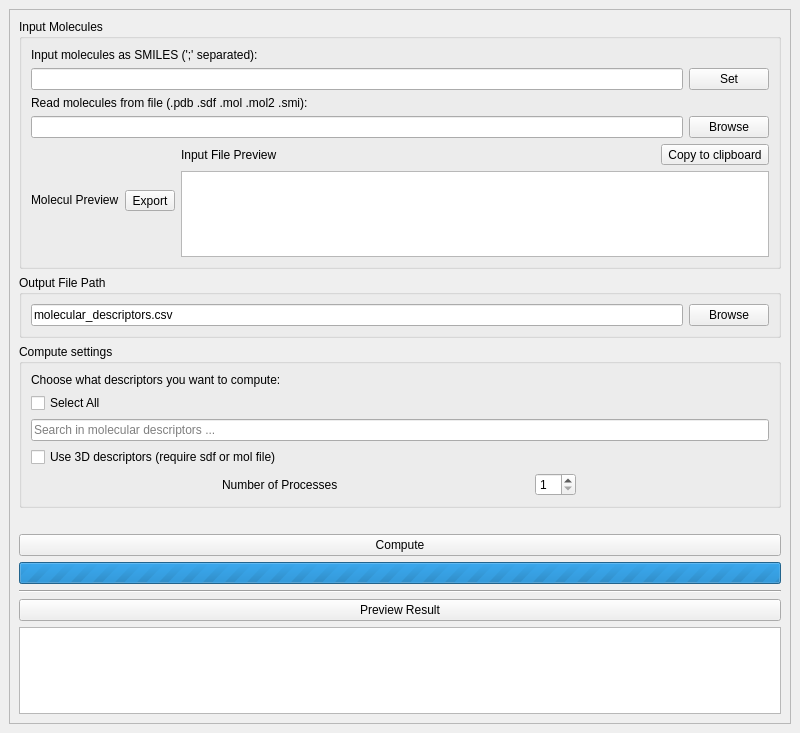
<?xml version="1.0" encoding="UTF-8"?>
<ui version="4.0">
 <class>MainWindow</class>
 <widget class="QMainWindow" name="MainWindow">
  <property name="geometry">
   <rect>
    <x>0</x>
    <y>0</y>
    <width>800</width>
    <height>733</height>
   </rect>
  </property>
  <property name="windowTitle">
   <string>Molecular Descriptors</string>
  </property>
  <widget class="QWidget" name="centralwidget">
   <layout class="QGridLayout" name="gridLayout_2">
    <item row="0" column="0">
     <widget class="QScrollArea" name="scrollArea">
      <property name="sizePolicy">
       <sizepolicy hsizetype="Expanding" vsizetype="Expanding">
        <horstretch>0</horstretch>
        <verstretch>0</verstretch>
       </sizepolicy>
      </property>
      <property name="minimumSize">
       <size>
        <width>0</width>
        <height>0</height>
       </size>
      </property>
      <property name="widgetResizable">
       <bool>true</bool>
      </property>
      <widget class="QWidget" name="scrollAreaWidgetContents">
       <property name="geometry">
        <rect>
         <x>0</x>
         <y>0</y>
         <width>774</width>
         <height>707</height>
        </rect>
       </property>
       <property name="sizePolicy">
        <sizepolicy hsizetype="Expanding" vsizetype="Expanding">
         <horstretch>0</horstretch>
         <verstretch>0</verstretch>
        </sizepolicy>
       </property>
       <layout class="QVBoxLayout" name="verticalLayout">
        <item>
         <widget class="QGroupBox" name="input_group">
          <property name="title">
           <string>Input Molecules</string>
          </property>
          <layout class="QVBoxLayout" name="verticalLayout_3">
           <item>
            <layout class="QVBoxLayout" name="verticalLayout_7">
             <item>
              <widget class="QLabel" name="label_4">
               <property name="text">
                <string>Input molecules as SMILES (';' separated):</string>
               </property>
              </widget>
             </item>
             <item>
              <layout class="QHBoxLayout" name="horizontalLayout_6">
               <item>
                <widget class="QLineEdit" name="input_smiles_molecule_text"/>
               </item>
               <item>
                <widget class="QPushButton" name="input_smiles_molecule_button">
                 <property name="text">
                  <string>Set</string>
                 </property>
                </widget>
               </item>
              </layout>
             </item>
            </layout>
           </item>
           <item>
            <layout class="QVBoxLayout" name="verticalLayout_5">
             <item>
              <widget class="QLabel" name="label_3">
               <property name="text">
                <string>Read molecules from file (.pdb .sdf .mol .mol2 .smi):</string>
               </property>
              </widget>
             </item>
             <item>
              <layout class="QHBoxLayout" name="horizontalLayout_2">
               <item>
                <widget class="QLineEdit" name="input_path">
                 <property name="acceptDrops">
                  <bool>true</bool>
                 </property>
                </widget>
               </item>
               <item>
                <widget class="QPushButton" name="input_button">
                 <property name="cursor">
                  <cursorShape>PointingHandCursor</cursorShape>
                 </property>
                 <property name="text">
                  <string>Browse</string>
                 </property>
                </widget>
               </item>
              </layout>
             </item>
            </layout>
           </item>
           <item>
            <layout class="QHBoxLayout" name="horizontalLayout_3">
             <property name="sizeConstraint">
              <enum>QLayout::SetNoConstraint</enum>
             </property>
             <item>
              <layout class="QVBoxLayout" name="input_file_molecule_preview_group">
               <item>
                <layout class="QHBoxLayout" name="horizontalLayout_4" stretch="0,0">
                 <property name="sizeConstraint">
                  <enum>QLayout::SetMinimumSize</enum>
                 </property>
                 <item>
                  <widget class="QLabel" name="label_2">
                   <property name="sizePolicy">
                    <sizepolicy hsizetype="Preferred" vsizetype="Fixed">
                     <horstretch>0</horstretch>
                     <verstretch>0</verstretch>
                    </sizepolicy>
                   </property>
                   <property name="text">
                    <string>Molecul Preview</string>
                   </property>
                  </widget>
                 </item>
                 <item>
                  <widget class="QToolButton" name="input_file_molecule_preview_export">
                   <property name="cursor">
                    <cursorShape>PointingHandCursor</cursorShape>
                   </property>
                   <property name="text">
                    <string>Export</string>
                   </property>
                   <property name="checkable">
                    <bool>false</bool>
                   </property>
                   <property name="checked">
                    <bool>false</bool>
                   </property>
                   <property name="toolButtonStyle">
                    <enum>Qt::ToolButtonTextOnly</enum>
                   </property>
                   <property name="autoRaise">
                    <bool>false</bool>
                   </property>
                  </widget>
                 </item>
                </layout>
               </item>
               <item>
                <layout class="QVBoxLayout" name="input_file_molecule_preview">
                 <property name="sizeConstraint">
                  <enum>QLayout::SetDefaultConstraint</enum>
                 </property>
                </layout>
               </item>
              </layout>
             </item>
             <item>
              <layout class="QVBoxLayout" name="input_file_preview">
               <item>
                <layout class="QHBoxLayout" name="horizontalLayout_5">
                 <item>
                  <widget class="QLabel" name="preview_label">
                   <property name="text">
                    <string>Input File Preview</string>
                   </property>
                  </widget>
                 </item>
                 <item>
                  <widget class="QToolButton" name="input_file_preview_copy">
                   <property name="cursor">
                    <cursorShape>PointingHandCursor</cursorShape>
                   </property>
                   <property name="text">
                    <string>Copy to clipboard</string>
                   </property>
                  </widget>
                 </item>
                </layout>
               </item>
               <item>
                <widget class="QTextEdit" name="input_file_preview_text">
                 <property name="readOnly">
                  <bool>true</bool>
                 </property>
                </widget>
               </item>
              </layout>
             </item>
            </layout>
           </item>
          </layout>
         </widget>
        </item>
        <item>
         <widget class="QGroupBox" name="output_group">
          <property name="title">
           <string>Output File Path</string>
          </property>
          <layout class="QGridLayout" name="output_layout">
           <item row="0" column="1">
            <widget class="QPushButton" name="output_button">
             <property name="cursor">
              <cursorShape>PointingHandCursor</cursorShape>
             </property>
             <property name="text">
              <string>Browse</string>
             </property>
            </widget>
           </item>
           <item row="0" column="0">
            <widget class="QLineEdit" name="output_path">
             <property name="text">
              <string>molecular_descriptors.csv</string>
             </property>
            </widget>
           </item>
          </layout>
         </widget>
        </item>
        <item>
         <widget class="QGroupBox" name="compute_settings_2">
          <property name="title">
           <string>Compute settings</string>
          </property>
          <layout class="QGridLayout" name="compute_settings">
           <item row="0" column="0">
            <layout class="QVBoxLayout" name="verticalLayout_2">
             <item>
              <widget class="QLabel" name="label">
               <property name="text">
                <string>Choose what descriptors you want to compute:</string>
               </property>
              </widget>
             </item>
             <item>
              <widget class="QCheckBox" name="compute_settings_descriptor_select_all">
               <property name="text">
                <string>Select All</string>
               </property>
              </widget>
             </item>
             <item>
              <widget class="QLineEdit" name="compute_settings_descriptor_search">
               <property name="placeholderText">
                <string>Search in molecular descriptors ...</string>
               </property>
               <property name="clearButtonEnabled">
                <bool>true</bool>
               </property>
              </widget>
             </item>
             <item>
              <layout class="QVBoxLayout" name="compute_settings_descriptor_check_box"/>
             </item>
            </layout>
           </item>
           <item row="4" column="0">
            <layout class="QHBoxLayout" name="horizontalLayout" stretch="0,0">
             <item>
              <widget class="QLabel" name="processes_label">
               <property name="sizePolicy">
                <sizepolicy hsizetype="Fixed" vsizetype="Preferred">
                 <horstretch>0</horstretch>
                 <verstretch>0</verstretch>
                </sizepolicy>
               </property>
               <property name="text">
                <string>Number of Processes</string>
               </property>
              </widget>
             </item>
             <item>
              <widget class="QSpinBox" name="processes_input">
               <property name="sizePolicy">
                <sizepolicy hsizetype="Fixed" vsizetype="Fixed">
                 <horstretch>0</horstretch>
                 <verstretch>0</verstretch>
                </sizepolicy>
               </property>
               <property name="autoFillBackground">
                <bool>false</bool>
               </property>
               <property name="frame">
                <bool>true</bool>
               </property>
               <property name="minimum">
                <number>1</number>
               </property>
               <property name="maximum">
                <number>99</number>
               </property>
               <property name="value">
                <number>1</number>
               </property>
              </widget>
             </item>
            </layout>
           </item>
           <item row="3" column="0">
            <widget class="QCheckBox" name="checkbox">
             <property name="cursor">
              <cursorShape>PointingHandCursor</cursorShape>
             </property>
             <property name="text">
              <string>Use 3D descriptors (require sdf or mol file)</string>
             </property>
            </widget>
           </item>
          </layout>
         </widget>
        </item>
        <item>
         <layout class="QVBoxLayout" name="compute_group">
          <item>
           <widget class="QLabel" name="feedback_label"/>
          </item>
          <item>
           <widget class="QPushButton" name="compute_button">
            <property name="enabled">
             <bool>true</bool>
            </property>
            <property name="cursor">
             <cursorShape>PointingHandCursor</cursorShape>
            </property>
            <property name="text">
             <string>Compute</string>
            </property>
           </widget>
          </item>
          <item>
           <widget class="QProgressBar" name="progress_bar">
            <property name="visible">
             <bool>false</bool>
            </property>
            <property name="maximum">
             <number>0</number>
            </property>
            <property name="value">
             <number>0</number>
            </property>
            <property name="textVisible">
             <bool>false</bool>
            </property>
           </widget>
          </item>
         </layout>
        </item>
        <item>
         <widget class="Line" name="line">
          <property name="sizePolicy">
           <sizepolicy hsizetype="Preferred" vsizetype="Fixed">
            <horstretch>0</horstretch>
            <verstretch>0</verstretch>
           </sizepolicy>
          </property>
          <property name="minimumSize">
           <size>
            <width>0</width>
            <height>0</height>
           </size>
          </property>
          <property name="orientation">
           <enum>Qt::Horizontal</enum>
          </property>
         </widget>
        </item>
        <item>
         <layout class="QGridLayout" name="preview_output">
          <item row="1" column="0">
           <widget class="QPlainTextEdit" name="result_preview">
            <property name="visible">
             <bool>false</bool>
            </property>
            <property name="readOnly">
             <bool>true</bool>
            </property>
           </widget>
          </item>
          <item row="0" column="0">
           <widget class="QPushButton" name="preview_button">
            <property name="cursor">
             <cursorShape>PointingHandCursor</cursorShape>
            </property>
            <property name="text">
             <string>Preview Result</string>
            </property>
           </widget>
          </item>
         </layout>
        </item>
       </layout>
      </widget>
     </widget>
    </item>
   </layout>
  </widget>
 </widget>
 <resources/>
 <connections/>
</ui>
